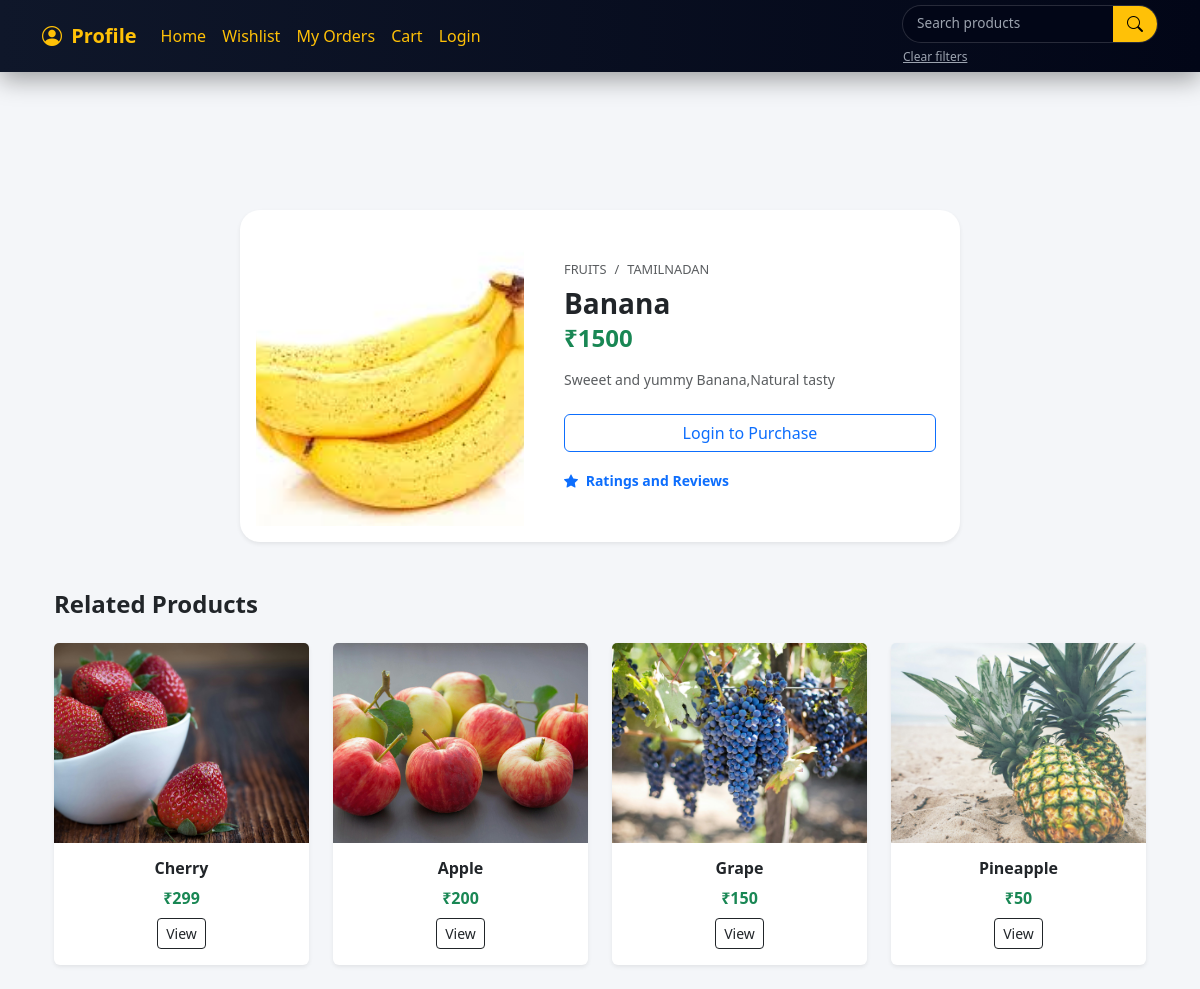
/produsts/product_details/3, run on the app's committed database.
### adminapp/models.py (models this page shows, shortened)
class Product(models.Model):
    name=models.CharField(max_length=50)
    description=models.CharField(max_length=100,null=False)
    price=models.IntegerField(null=False)
    image=models.ImageField(upload_to='product_images',null=False)
    is_available=models.BooleanField(default=True)
    category=models.ForeignKey(Category,on_delete=models.CASCADE,related_name='categories')
    brand=models.ForeignKey(Brand,on_delete=models.CASCADE,related_name='brands')
    created_at=models.DateTimeField(auto_now_add=True)
    stock=models.PositiveIntegerField(default=1)

class Category(models.Model):
    name=models.CharField(max_length=100)
    is_available=models.BooleanField(default=True)
    def __str__(self):
        return self.name

class Brand(models.Model):
    name=models.CharField(max_length=100)
    is_available=models.BooleanField(default=True)
    def __str__(self):
        return self.name

### productapp/views.py (the view, shortened to what this page needs)
# urls.py: path('product_details/<int:id>', views.product_details, name='product_desc'),
def product_details(request, id):
    product = Product.objects.filter(id=id, is_available=True).first()
    cart_item = None
    wishlist_ids = []
    related_products = []
    if product:
        related_products = Product.objects.filter(
            category=product.category,
            is_available=True
        ).exclude(id=product.id)[:4]   # limit 4 products
    return render(
        request,
        'product_details.html',
        {
            'product': product,
            'item': cart_item,
            'wishlist_ids': wishlist_ids,
            'related_products': related_products
        }
    )

### productapp/templates/product_details.html (shortened to what this page needs)
{% extends "navbar.html" %}
{% load static %}
{% block content %}
<link rel="stylesheet"
      href="https://cdnjs.cloudflare.com/ajax/libs/xzoom/1.0.15/xzoom.css">
<div style="height: 90px;"></div>
{% if product %}
<div class="container mt-5">
    <div class="row justify-content-center">
        <div class="col-lg-8 col-md-10">
            <div class="card shadow-sm border-0"
                 style="border-radius: 20px; overflow: hidden;">
                <div class="row g-0 align-items-center">
                    <div class="col-md-5 position-relative p-3">
                        <div class="xzoom-container">
                            <img class="xzoom img-fluid"
                                 id="xzoom-default"
                                 src="{{ product.image.url }}"
                                 xoriginal="{{ product.image.url }}"
                                 style="width:100%; min-height:300px; object-fit:cover;"
                                 alt="{{ product.name }}">
                        </div>
                    </div>
                    <div class="col-md-7">
                        <div class="card-body p-4">
                            <nav aria-label="breadcrumb">
                                <ol class="breadcrumb mb-2" style="font-size: 0.8rem;">
                                    <li class="breadcrumb-item text-uppercase text-muted">
                                        {{ product.category }}
                                    </li>
                                    <li class="breadcrumb-item text-uppercase text-muted">
                                        {{ product.brand }}
                                    </li>
                                </ol>
                            </nav>
                            <h3 class="fw-bold mb-1">{{ product.name|title }}</h3>
                            <h4 class="text-success fw-bold mb-3">₹{{ product.price }}</h4>
                            <p class="text-muted small mb-4" style="line-height: 1.5;">
                                {{ product.description|truncatechars:120 }}
                            </p>
                            <div class="d-grid gap-2 d-md-flex">
                                {% if request.user.is_authenticated %}
                                    {% if not item %}
                                        <a href="{% url 'add_to_cart' product.id %}"
                                           class="btn btn-dark px-4 flex-grow-1">
                                            <i class="bi bi-cart-plus"></i> Add
                                        </a>
                                    {% else %}
                                        <button class="btn btn-secondary disabled flex-grow-1">
                                            In Cart
                                        </button>
                                    {% endif %}
                                    {% if product.stock > 0 %}
                                        <a href="{% url 'buy_now' product.id %}"
                                           class="btn btn-danger px-4 flex-grow-1">
                                           Buy Now
                                        </a>
                                    {% else %}
                                        <button class="btn btn-outline-danger disabled flex-grow-1">
                                            Out of Stock
                                        </button>
                                    {% endif %}
                                {% else %}
                                    <a href="{% url 'login_view' %}?next={% url 'product_desc' product.id %}"
                                       class="btn btn-outline-primary w-100">
                                        Login to Purchase
                                    </a>
                                {% endif %}
                            </div>
                            <div class="mt-3">
                                <a href="{% url 'rating_review_page' product.id %}"
                                   class="text-decoration-none small text-primary fw-semibold">
                                    <i class="bi bi-star-fill me-1"></i>
                                    Ratings and Reviews
                                </a>
                            </div>
                        </div>
                    </div>
                </div>
            </div>
        </div>
    </div>
</div>
<div class="container mt-5">
    <h4 class="fw-bold mb-4">Related Products</h4>
    <div class="row">
        {% for p in related_products %}
        <div class="col-lg-3 col-md-4 col-sm-6 mb-4">
            <div class="card h-100 shadow-sm border-0">
                <a href="{% url 'product_desc' p.id %}">
                    <img src="{{ p.image.url }}"
                         class="card-img-top"
                         style="height:200px; object-fit:cover;">
                </a>
                <div class="card-body text-center">
                    <h6 class="fw-semibold">
                        {{ p.name|truncatechars:30 }}
                    </h6>
                    <p class="text-success fw-bold mb-2">
                        ₹{{ p.price }}
                    </p>
                    <a href="{% url 'product_desc' p.id %}"
                       class="btn btn-outline-dark btn-sm">
                        View
                    </a>
                </div>
            </div>
        </div>
        {% empty %}
        <p class="text-muted">No related products found.</p>
        {% endfor %}
    </div>
</div>
{% else %}
<p class="text-center text-danger mt-5">
    Product not found.
</p>
{% endif %}
{% endblock content %}

### userapp/templates/navbar.html (style rules this page uses)
:root { --nav-height: 72px; --accent: #ffc107; --dark: #020617; }
body { background-color: #f4f6f9; padding-top: var(--nav-height); }

### data on the page
Product: image (picture), category "FRUITS", brand "TAMILNADAN", name "Banana", price "1500", description "Sweeet and yummy Banana,Natural tasty"
Product: image (picture), name "Cherry", price "299"
Product: image (picture), name "Apple", price "200"
Product: image (picture), name "Grape", price "150"
Product: image (picture), name "Pineapple", price "50"
